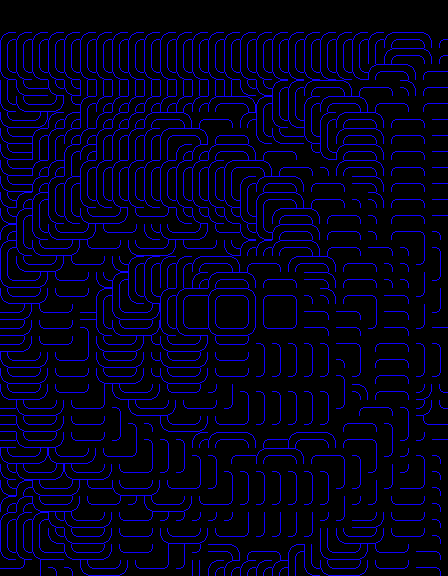

Tiled map render using the project's own tile images. Description and the map definition, with tile-layer contents summarised, below:
An orthogonal 28x36 tile map with 16x16 px tiles, 1 tile layer (Tile Layer 1) and 42 objects.

<map version="1.0" orientation="orthogonal" width="28" height="36" tilewidth="16" tileheight="16">
 <tileset firstgid="1" name="PACTILES" tilewidth="16" tileheight="16" spacing="1">
  <image source="PACTILES.png" width="120" height="78" />
 </tileset>
 <layer name="Tile Layer 1" width="28" height="36">
  <data>[1008 cells, 952 non-empty, 17 distinct tile ids]</data>
 </layer>
 <objectgroup name="collision" width="28" height="36">
  <object x="48" y="96" width="48" height="80" />
  <object x="176" y="112" width="48" height="96" />
  <object x="112" y="256" width="32" height="80" />
  <object x="256" y="288" width="64" height="80" />
  <object x="352" y="96" width="48" height="96" />
  <object x="272" y="64" width="16" height="112" />
  <object x="176" y="400" width="96" height="96" />
  <object x="64" y="400" width="48" height="64" />
  <object x="352" y="416" width="64" height="96" />
  <object x="416" y="272" width="32" height="128" />
  <object x="16" y="240" width="32" height="80" />
  <object x="0" y="448" width="48" height="112" />
  <object x="128" y="528" width="64" height="32" />
  <object x="128" y="496" width="16" height="16" />
  <object x="144" y="384" width="16" height="16" />
  <object x="192" y="336" width="32" height="32" />
  <object x="32" y="352" width="16" height="16" />
  <object x="80" y="512" />
  <object x="96" y="480" />
  <object x="304" y="400" />
  <object x="368" y="352" />
  <object x="336" y="480" />
  <object x="288" y="560" />
  <object x="400" y="576" />
  <object x="240" y="528" />
  <object x="208" y="256" />
  <object x="160" y="208" />
  <object x="128" y="128" />
  <object x="128" y="80" />
  <object x="32" y="48" />
  <object x="16" y="176" />
  <object x="96" y="224" />
  <object x="128" y="176" />
  <object x="208" y="80" />
  <object x="272" y="208" />
  <object x="336" y="64" />
  <object x="336" y="224" />
  <object x="416" y="240" />
  <object x="368" y="288" />
  <object x="272" y="256" />
  <object x="416" y="64" />
  <object x="160" y="48" />
 </objectgroup>
</map>